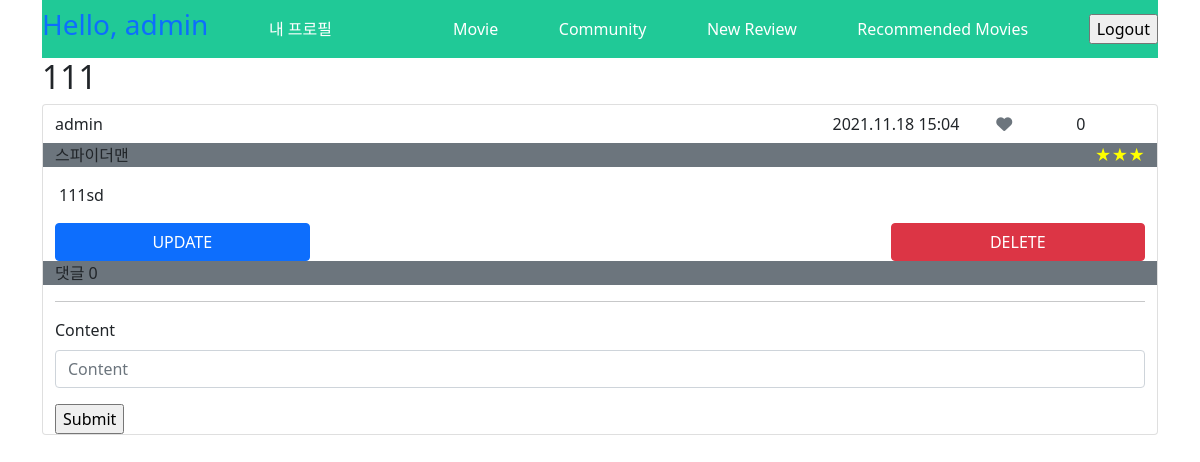
The page /community/2/ (signed in) on the database its author committed.
### accounts/models.py (models this page shows)
class User(AbstractUser):
    followings = models.ManyToManyField('self', symmetrical=False, related_name='followers')

### community/models.py (models this page shows, shortened)
class Review(models.Model):
    title = models.CharField(max_length=100)
    movie = models.ForeignKey(Movie, on_delete=models.CASCADE)
    rank = models.IntegerField(choices=RANK)
    content = models.TextField()
    created_at = models.DateTimeField(auto_now_add=True)
    updated_at = models.DateTimeField(auto_now=True)
    user = models.ForeignKey(settings.AUTH_USER_MODEL, on_delete=models.CASCADE)
    like_users = models.ManyToManyField(settings.AUTH_USER_MODEL, related_name='like_reviews')

### movies/models.py (models this page shows)
class Movie(models.Model):
    title = models.CharField(max_length=100)
    release_date = models.DateField()
    popularity = models.FloatField()
    vote_count = models.IntegerField()
    vote_average = models.FloatField()
    overview = models.TextField()
    poster_path = models.CharField(max_length=200)
    genres = models.ManyToManyField(Genre)
    def __str__(self):
        return self.title

### community/views.py (the view)
# urls.py: path('<int:review_pk>/', views.detail, name='detail'),
@require_GET
def detail(request, review_pk):
    review = get_object_or_404(Review, pk=review_pk)
    comments = review.comment_set.all()
    comment_form = CommentForm()
    context = {
        'review': review,
        'comment_form': comment_form,
        'comments': comments,
    }
    return render(request, 'community/detail.html', context)

### community/forms.py
class CommentForm(forms.ModelForm):
    class Meta:
        model = Comment
        exclude = ['review', 'user']

### community/templates/community/detail.html (shortened to what this page needs)
{% extends 'base.html' %}
{% load bootstrap4 %}
{% block content %}
  <h2>{{ review.title }}</h2>
  <div class="card" style="margin-bottom: 2rem">
    <div class="container justify-content-end">
      <div class="row align-items-center">
        <p class="col-6 my-auto">{{ review.user }} </p>
        <p class="col my-auto text-end">{{ review.created_at | date:'Y.m.d H:i'}}</p>
        <form id="like-form" class="col-1" data-review-id="{{review.pk}}">
          {% if user in review.like_users.all %}
            <button class="btn btn-link text-danger"><i class="fas fa-heart"></i></button>
          {% else %}
            <button class="btn btn-link text-secondary"><i class="fas fa-heart"></i></button>
          {% endif %}
        </form>
        <p id="like-cnt" class="col-1 m-auto">{{ review.like_users.all|length }}</p>
      </div>
    </div>
    <div class="container justify-content-end bg-secondary">
      <div class="row align-items-center">
        <p class="col text-start text-aling-center my-auto">{{ review.movie }}</p>
        <p class="col text-end my-auto" style="color: yellow">{{ review.get_rank_display }} </p>
      </div>
    </div>
    <div style="margin: 1rem;">
      {{ review.content }}
    </div>
    {% if user == review.user %}
      <div class="container">
        <div class="row justify-content-between">
          <div class="col-3">
            <a class="btn btn-primary w-100" href="{% url 'community:update' review.pk %}">UPDATE</a>
          </div>
          <div class="col-3">
            <form action="{% url 'community:delete' review.pk %}" method="POST">
              <input class="btn btn-danger w-100"type="submit" value="DELETE">
            </form>
          </div>
        </div>
      </div>
    {% endif %}
    <div class="container">
      <div class="row">
        <p class="my-auto bg-secondary">댓글 {{ comments|length }}</p>
      </div >
      <hr>
      {% if request.user.is_authenticated %}
        <form action="{% url 'community:create_comment' review.pk %}" method="POST">
          {% bootstrap_form comment_form %}
          <input type="submit">
        </form>
      {% else %}
        <a href="{% url 'accounts:login' %}">[댓글을 작성하려면 로그인하세요.]</a>
      {% endif %}
      </div>
    </div>
{% endblock  %}

### templates/base.html (shortened to what this page needs)
<!DOCTYPE html>
<html lang="en">
<head>
  <link rel="stylesheet" href="https://use.fontawesome.com/releases/v5.15.4/css/all.css">
  <link href="https://cdn.jsdelivr.net/npm/bootstrap@5.0.0-beta3/dist/css/bootstrap.min.css" rel="stylesheet">
</head>
<body>
  <div class="container">
    <nav class="navbar" style="background-color: #20c997;">
      {% if user.is_authenticated %}
      <h3 class="text-primary">Hello, {{ user.username }}</h3>
      <a class="text-decoration-none text-white" href="{% url 'accounts:profile' user %}">내 프로필<a>
      <a class="text-decoration-none text-white" href="{% url 'movies:index'%}">Movie</a>
      <a class="text-decoration-none text-white" href="{% url 'community:index'%}">Community</a>
      <a class="text-decoration-none text-white" href="{% url 'community:create'%}">New Review</a>
      <a class="text-decoration-none text-white" href="{% url 'movies:recommended' %}">Recommended Movies</a>
      <form action="{% url 'accounts:logout' %}" method="POST">
        <input type="submit" value="Logout">
      </form>
      {% else %}
      <a class="text-decoration-none text-white" href="{% url 'accounts:signup' %}">Signup</a>
      <a class="text-decoration-none text-white" href="{% url 'accounts:login' %}">Login</a>
      {% endif %}
    </nav>
    {% block content %}
    {% endblock content %}
  </div>
</body>
</html>

### rows shown on the page
User: username "admin"
Review: title "111", user "admin", created_at "2021.11.18 15:04", like_users.all|length "0", movie "스파이더맨", rank "★★★", content "111sd"

### other values the page prints
{{ comments|length }} "0"
